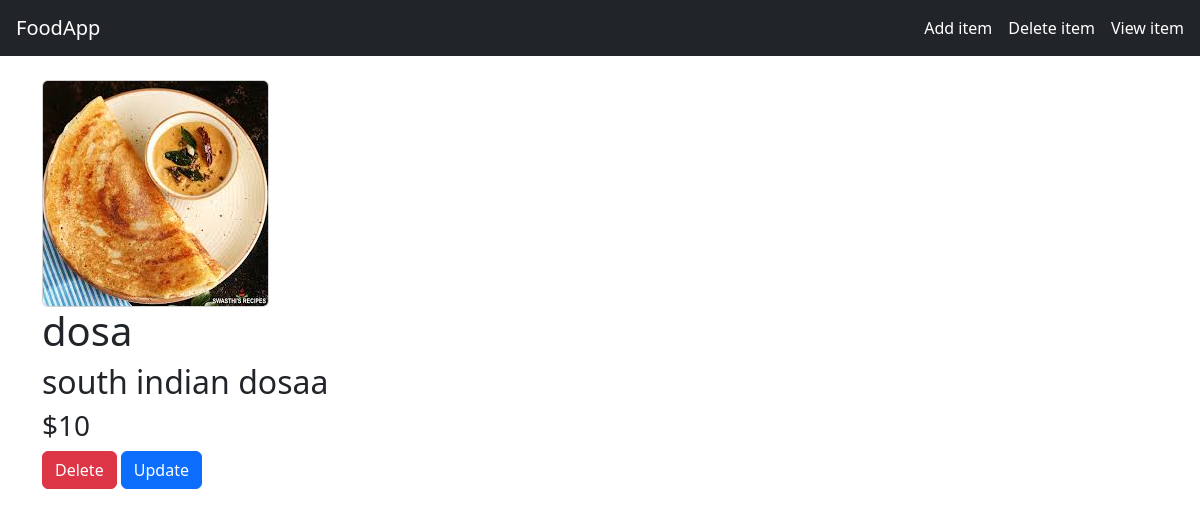
The page /food/5/ on the database its author committed.
### food/models.py (models this page shows, shortened)
class Item(models.Model):
    item_name = models.CharField(max_length=200)
    item_desc = models.TextField()
    item_price = models.IntegerField()
    item_image = models.ImageField(upload_to='images/', default='images/pl.png')

### food/views.py (the view)
# urls.py: path('<int:item_id>/',views.detail,name='detail'),
def detail(request,item_id):
    item = Item.objects.get(pk=item_id)
    context ={
        'item':item,
    }
    return render(request,'food/detail.html',context)

### food/templates/food/detail.html (shortened to what this page needs)
{% extends "food/base.html" %}
{% load static %}
{% block body %}
<div class"container">
    <div class"row">
        <div class"col-md-6">
            <img height="300px" src="{{ item.item_image.url }}" class="card"/>
        </div>
            <div class"col-md-6">
                <h1>{{ item.item_name }}</h1>
                <h2>{{ item.item_desc }}</h2>
                <h3>${{ item.item_price }}</h3>
                <a href="{% url 'food:delete_item' item.id %}" class="btn btn-danger">Delete</a>
                <a href="{% url 'food:update_item' item.id %}" class="btn btn-primary">Update</a>
        </div>
    </div>
</div>
{% endblock %}

### food/static/food/style.css (style rules this page uses)
body { background-color: rgb(100, 100, 122); }

### rows shown on the page
Item: item_image (picture), item_name "dosa", item_desc "south indian dosaa", item_price "10"
